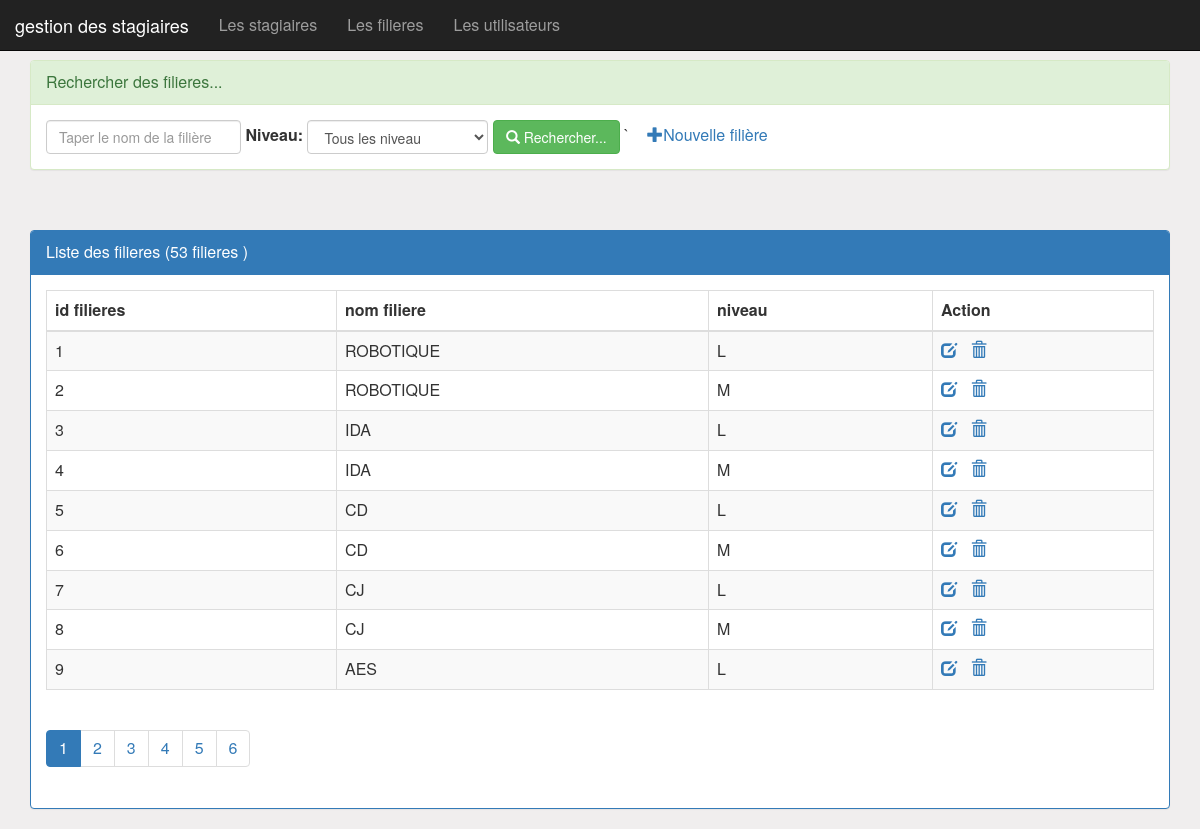
/filieres.php, run on the app's committed database.
### tables this page shows
create table filieres(
    idfilieres int primary key auto_increment,  
    nomfiliere VARCHAR(50),
    niveau VARCHAR(50)   
);

### filieres.php (the view, shortened to what this page needs)
<?php
require_once("connexiondb.php");
  $nomf = isset($_GET['nomF']) ? $_GET['nomF'] : "";
  $niveau = isset($_GET['niveau']) ? $_GET['niveau'] : "all";
  $size = isset($_GET['size']) ? $_GET['size'] : 9;
$page = isset($_GET['page']) ? $_GET['page'] : 1;
$offset = ($page-1)*$size;
  if ($niveau=="all") {
      $requete="select * from filieres
       where nomfiliere like '%$nomf%'
       limit $size
       offset $offset";
       $requeteCount="select count(*) countF from filieres
       where nomfiliere like '%$nomf%' ";
         }
  $resultatF=$pdo -> query($requete);
  $resultatCount=$pdo -> query($requeteCount);
$tabCount = $resultatCount->fetch();
$nbrfiliere = $tabCount['countF'];
$reste=$nbrfiliere%$size;
if ($reste === 0)
  $nbrPage = $nbrfiliere / $size;
else
  $nbrPage = floor($nbrfiliere / $size) + 1;
?>
<!DOCTYPE html>
<html>
<head>
<link rel="stylesheet" href="//netdna.bootstrapcdn.com/bootstrap/3.1.1/css/bootstrap.min.css">
<link rel="stylesheet" href="css/monstyle.css">
<link rel="stylesheet" type="text/css" href="css/font-awesome.min.css">
</head>
 <body>
     <?php include("menu.php"); ?>
     <div class="container">
          <div class="panel panel-success margetop">
             <div class="panel-heading">Rechercher des filieres...</div>
             <div class="panel-body">
               <form action="filieres.php" method="get" class="form-inline">
                  <div class="form-group">
                  <input type="text" name="nomF" placeholder="Taper le nom de la filière" class="form-control" value="<?php echo $nomf ?>">
                  </div>
                  <label for="niveau">Niveau:</label>
                   <select name="niveau" class="form-control" id="niveau" onchange="this.form.submit()">
                   <option value="all" <?php if($niveau==="all")echo "selected" ?>>Tous les niveau</option>
                  </select>
                  <button type="submit" class="btn btn-success">
                     <span class="glyphicon glyphicon-search"></span>
                      Rechercher...
                     </button>
                     `&nbsp &nbsp
                     <a href="nouvellefiliere.php">
                     <span class="glyphicon glyphicon-plus"></span>Nouvelle filière</a>
               </form>
             </div>
          </div>
          <div class="panel panel-primary margetop">
             <div class="panel-heading">Liste des filieres (<?php echo $nbrfiliere?> filieres )</div>
             <div class="panel-body">
               <table class="table table-striped table-bordered">
                  <thead>
                   <tr>
                     <th>id filieres</th><th>nom filiere</th><th>niveau</th><th>Action</th>
                   </tr>
                  </thead>
                  <tbody>
                   <?php while($filieres=$resultatF->fetch()){ ?>
                     <tr>
                        <td><?php echo $filieres['idfilieres'] ?></td>
                        <td><?php echo $filieres['nomfiliere'] ?></td>
                        <td><?php echo $filieres['niveau']     ?></td>
                        <td>
                         <a href="editerfiliere.php?idF=<?php echo $filieres['idfilieres'] ?>">
                           <span class="glyphicon glyphicon-edit"></span>
                         </a>
                         <a onclick="return confirm('Êtes vous sûr de vouloir supprimer la filière')"
                          href="supprimerfiliere.php?idF=<?php echo $filieres['idfilieres'] ?>">
                         <span class="glyphicon glyphicon-trash"></span>
                         </a>
                        </td>
                     </tr>
                   <?php
                    }
                   ?>
                  </tbody>
               </table>
               <div>
                  <ul class="pagination">
                   <?php  for($i=1;$i<=$nbrPage;$i++)  { ?>
                     <li class="<?php if($i==$page) echo'active'?>"> <a href="filieres.php?page=<?php echo $i; ?> ">
                             <?php echo $i; ?>
                          </a>
                    </li>
                   <?php }  ?>
                   </ul>
               </div>
             </div>
          </div>
     </div>
 </body>
</html>

### menu.php
<nav class="navbar navbar-inverse navbar-fixed-top">
<div class="container-fluid">
<div class="navbar-header">
<a class="navbar-brand" href="index.php"> gestion des stagiaires</a>
</div>
    <ul class="nav navbar-nav">
        <li><a href="stagiaires.php">Les stagiaires</a></li>
        <li><a href="filieres.php">Les filieres</a></li>
        <li><a href="utilisateurs.php">Les utilisateurs</a></li>
    </ul>
    </div>
</nav>

### css/monstyle.css (style rules this page uses)
.margetop { margin-top: 60px; }
body { background-color: rgb(240, 238, 238); font-size: 16px; }

### data on the page
filieres: idfilieres "1", nomfiliere "ROBOTIQUE", niveau "L"
filieres: idfilieres "2", nomfiliere "ROBOTIQUE", niveau "M"
filieres: idfilieres "3", nomfiliere "IDA", niveau "L"
filieres: idfilieres "4", nomfiliere "IDA", niveau "M"
filieres: idfilieres "5", nomfiliere "CD", niveau "L"
filieres: idfilieres "6", nomfiliere "CD", niveau "M"
filieres: idfilieres "7", nomfiliere "CJ", niveau "L"
filieres: idfilieres "8", nomfiliere "CJ", niveau "M"
filieres: idfilieres "9", nomfiliere "AES", niveau "L"

### other printed values
$nbrfiliere "53"
